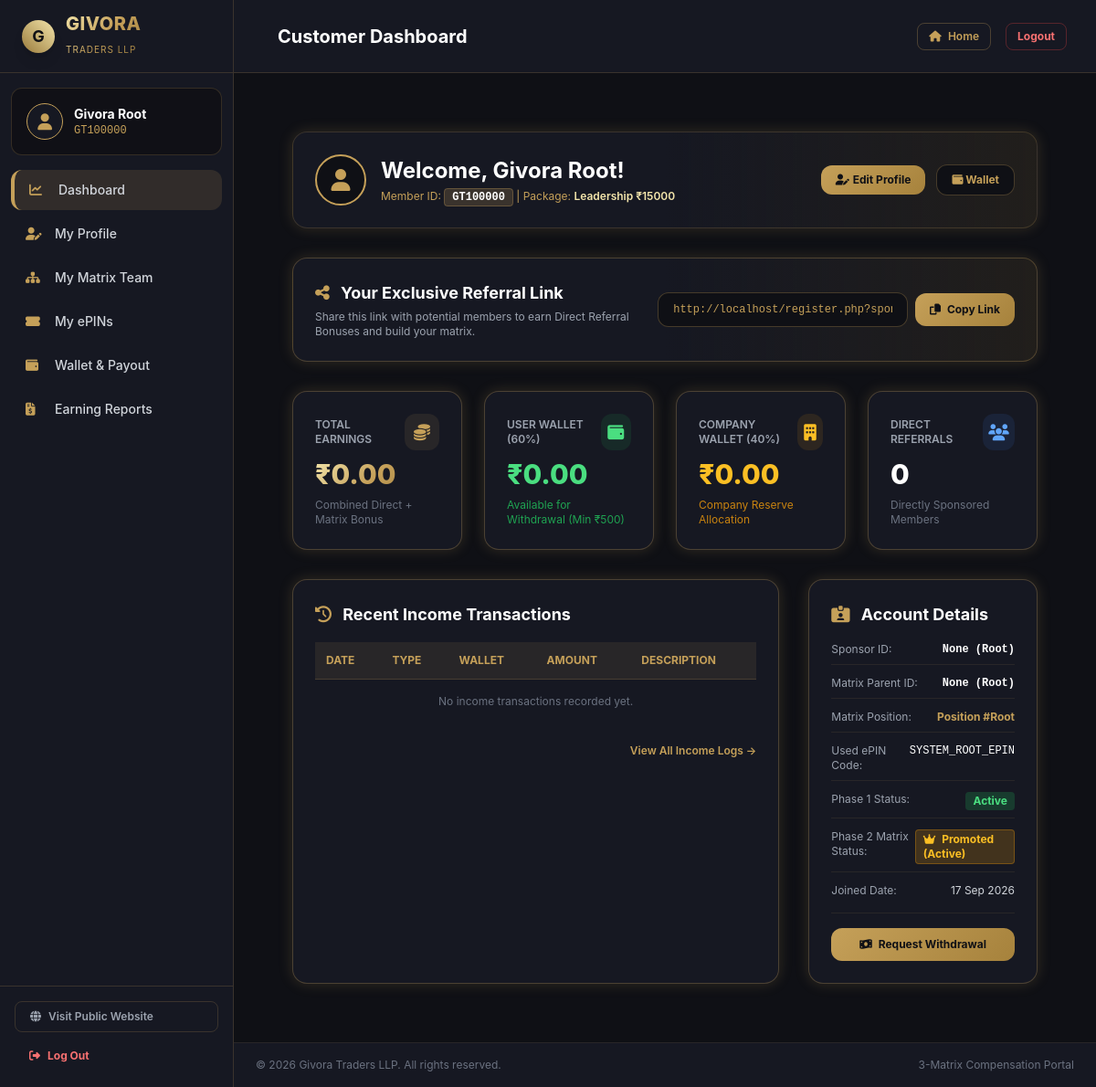
/customer/dashboard.php (signed in), run on an earlier commit of the app's database.
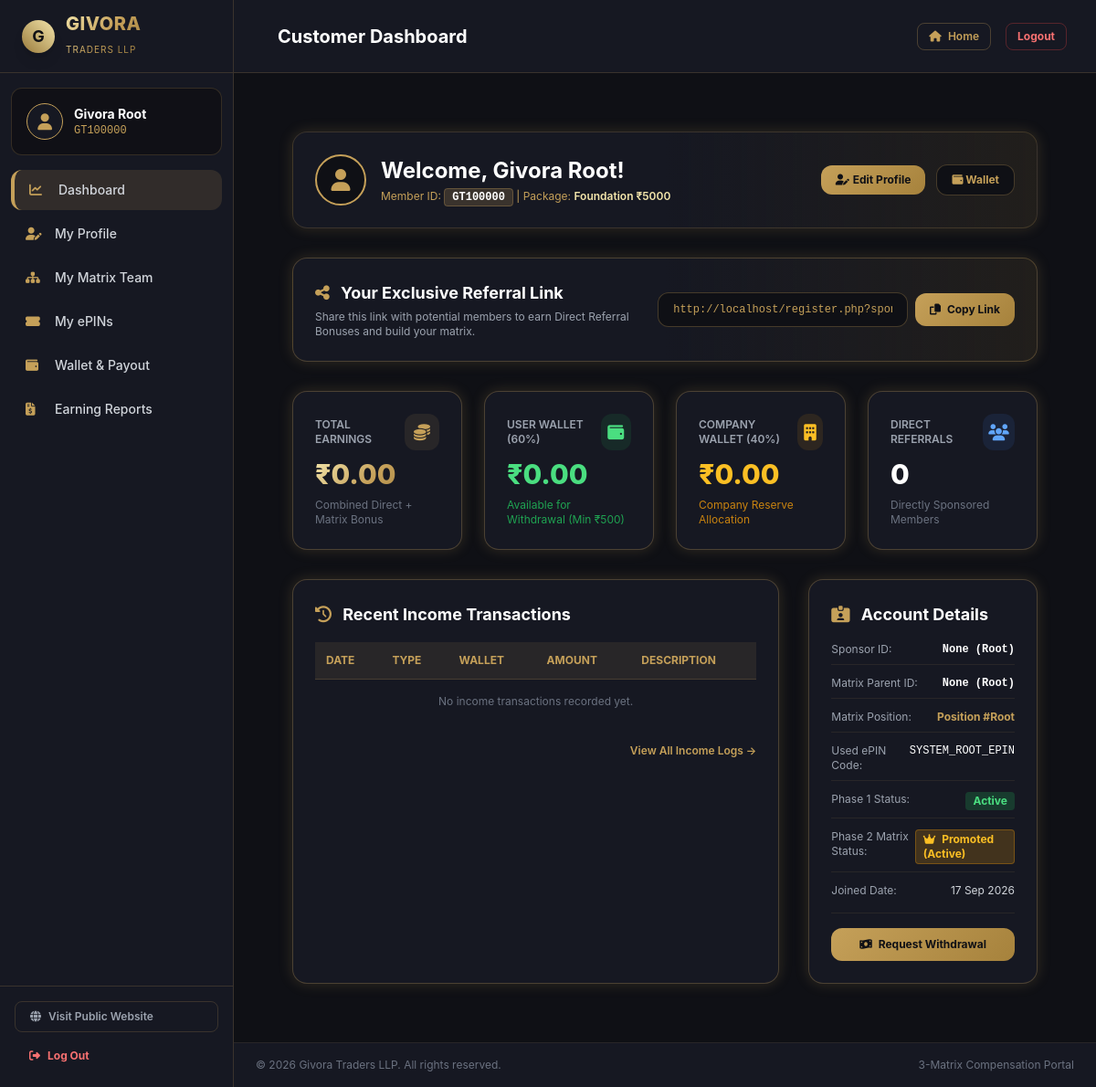
And on a later commit of the database.
### tables this page shows
CREATE TABLE IF NOT EXISTS members (
    id INT AUTO_INCREMENT PRIMARY KEY,
    member_id VARCHAR(20) NOT NULL UNIQUE,
    sponsor_id VARCHAR(20) DEFAULT NULL,
    placement_parent_id VARCHAR(20) DEFAULT NULL,
    matrix_position INT DEFAULT NULL,
    name VARCHAR(100) NOT NULL,
    email VARCHAR(100) NOT NULL,
    phone VARCHAR(20) NOT NULL,
    password VARCHAR(255) NOT NULL,
    used_epin VARCHAR(50) NOT NULL,
    package_type ENUM('Foundation_5000', 'Leadership_15000') NOT NULL,
    profile_image VARCHAR(255) DEFAULT NULL,
    status ENUM('Active', 'Inactive') NOT NULL DEFAULT 'Active',
    p2_status ENUM('Inactive', 'Active') NOT NULL DEFAULT 'Inactive',
    p2_placement_parent_id VARCHAR(20) DEFAULT NULL,
    p2_matrix_position INT DEFAULT NULL,
    p2_created_at TIMESTAMP NULL DEFAULT NULL,
    created_at TIMESTAMP DEFAULT CURRENT_TIMESTAMP,
    INDEX idx_sponsor (sponsor_id),
    INDEX idx_parent (placement_parent_id),
    INDEX idx_p2_parent (p2_placement_parent_id)
);

### includes/functions.php (called while the page is built, shortened)
<?php
function getBaseUrl() {
    $protocol = isset($_SERVER['HTTPS']) && $_SERVER['HTTPS'] === 'on' ? 'https' : 'http';
    $host = $_SERVER['HTTP_HOST'] ?? 'localhost';
    return $protocol . '://' . $host;
}
function getLoggedInMember() {
    $pdo = getDBConnection();
    $stmt = $pdo->prepare("SELECT * FROM members WHERE member_id = ?");
    $stmt->execute([$_SESSION['member_id']]);
    return $stmt->fetch();
}

### customer/dashboard.php (the view, shortened to what the changed rows need)
<?php
require_once __DIR__ . '/../includes/functions.php';
$member = getLoggedInMember();
$page_title = "Customer Dashboard";
require_once __DIR__ . '/../includes/header.php';
$referral_url = getBaseUrl() . "/register.php?sponsor=" . urlencode($member['member_id']);
?>
<div class="py-8 max-w-7xl mx-auto px-4 sm:px-6 lg:px-8">
    <div class="bg-gradient-to-r from-darkcard via-darkcard to-gold/10 border border-gold/20 rounded-2xl p-6 mb-8 flex flex-col sm:flex-row items-center justify-between gap-4 gold-border-glow">
        <div class="flex items-center space-x-4">
            <div>
                <h1 class="text-2xl font-bold text-white">Welcome, <?php echo htmlspecialchars($member['name']); ?>!</h1>
                <p class="text-xs text-gold mt-1">
                    Member ID: <span class="font-mono text-white font-bold bg-gold/20 px-2 py-0.5 rounded border border-gold/30"><?php echo htmlspecialchars($member['member_id']); ?></span> |
                    Package: <span class="font-semibold text-goldlight"><?php echo str_replace('_', ' ₹', $member['package_type']); ?></span>
                </p>
            </div>
        </div>
    </div>
    <div class="bg-gradient-to-r from-darkcard via-darkcard to-gold/10 p-6 rounded-2xl gold-border-glow mb-8">
        <div class="flex flex-col md:flex-row items-center justify-between gap-4">
            <div class="flex items-center w-full md:w-auto space-x-2">
                <input type="text" id="refLink" readonly value="<?php echo htmlspecialchars($referral_url); ?>" class="bg-darkbg border border-gold/30 rounded-xl px-4 py-2.5 text-xs text-gold font-mono w-full md:w-80 focus:outline-none">
                <button onclick="copyRefLink()" class="btn-gold px-4 py-2.5 rounded-xl font-bold text-xs flex-shrink-0">
                    <i class="fas fa-copy mr-1"></i> Copy Link
                </button>
            </div>
        </div>
    </div>
    <div class="grid grid-cols-1 lg:grid-cols-3 gap-8">
        <div class="lg:col-span-2 bg-darkcard p-6 rounded-2xl gold-border-glow">
            <div class="overflow-x-auto">
                <table class="w-full text-left text-xs text-gray-300">
                    <thead class="bg-gold/10 text-gold uppercase border-b border-gold/20">
                        <tr>
                            <th class="p-3">Date</th>
                            <th class="p-3">Type</th>
                            <th class="p-3">Wallet</th>
                            <th class="p-3">Amount</th>
                            <th class="p-3">Description</th>
                        </tr>
                    </thead>
                </table>
            </div>
        </div>
        <div class="bg-darkcard p-6 rounded-2xl gold-border-glow space-y-4">
            <div class="space-y-3 text-xs">
                <div class="flex justify-between border-b border-gold/10 pb-2">
                    <span class="text-gray-400">Sponsor ID:</span>
                    <span class="text-white font-bold font-mono"><?php echo htmlspecialchars($member['sponsor_id'] ?: 'None (Root)'); ?></span>
                </div>
                <div class="flex justify-between border-b border-gold/10 pb-2">
                    <span class="text-gray-400">Matrix Parent ID:</span>
                    <span class="text-white font-bold font-mono"><?php echo htmlspecialchars($member['placement_parent_id'] ?: 'None (Root)'); ?></span>
                </div>
                <div class="flex justify-between border-b border-gold/10 pb-2">
                    <span class="text-gray-400">Matrix Position:</span>
                    <span class="text-gold font-bold">Position #<?php echo htmlspecialchars($member['matrix_position'] ?: 'Root'); ?></span>
                </div>
                <div class="flex justify-between border-b border-gold/10 pb-2">
                    <span class="text-gray-400">Used ePIN Code:</span>
                    <span class="text-white font-mono"><?php echo htmlspecialchars($member['used_epin']); ?></span>
                </div>
                <div class="flex justify-between">
                    <span class="text-gray-400">Joined Date:</span>
                    <span class="text-gray-300"><?php echo date('d M Y', strtotime($member['created_at'])); ?></span>
                </div>
            </div>
        </div>
    </div>
</div>
<?php require_once __DIR__ . '/../includes/footer.php'; ?>

### includes/header.php (shortened to what the changed rows need)
<?php
$is_member = isset($_SESSION['member_id']);
$logged_member = null;
if ($is_member) {
    require_once __DIR__ . '/functions.php';
    $logged_member = getLoggedInMember();
}
$script_uri = $_SERVER['REQUEST_URI'] ?? '';
$is_customer_section = (strpos($script_uri, '/customer/') !== false);
$is_admin_section = (strpos($script_uri, '/admin/') !== false);
$is_sidebar_layout = $is_customer_section || $is_admin_section;
?>
<!DOCTYPE html>
<html lang="en" class="dark">
<head>
    <script src="https://cdn.tailwindcss.com"></script>
    <link rel="stylesheet" href="https://cdnjs.cloudflare.com/ajax/libs/font-awesome/6.4.0/css/all.min.css">
</head>
<body class="min-h-screen flex flex-col justify-between">
<?php if ($is_sidebar_layout): ?>
    <div class="min-h-screen flex flex-col md:flex-row bg-darkbg w-full">
        <aside id="sidebar-menu" class="fixed md:static inset-y-0 left-0 w-64 bg-darkcard border-r border-gold/20 flex flex-col justify-between z-50 transform -translate-x-full md:translate-x-0 transition-transform duration-300 ease-in-out flex-shrink-0">
            <div>
                <div class="p-4 mx-3 my-4 rounded-xl bg-darkbg/80 border border-gold/20 flex items-center space-x-3">
                    <?php if ($is_customer_section && $logged_member): ?>
                        <div class="w-10 h-10 rounded-full border border-gold bg-darkcard flex items-center justify-center text-gold text-lg font-bold flex-shrink-0 overflow-hidden">
                            <?php if (!empty($logged_member['profile_image'])): ?>
                                <img src="<?php echo htmlspecialchars($logged_member['profile_image']); ?>" class="w-full h-full object-cover">
                            <?php else: ?>
                                <i class="fas fa-user"></i>
                            <?php endif; ?>
                        </div>
                        <div class="overflow-hidden">
                            <div class="text-sm font-bold text-white truncate"><?php echo htmlspecialchars($logged_member['name']); ?></div>
                            <div class="text-xs text-gold font-mono truncate"><?php echo htmlspecialchars($logged_member['member_id']); ?></div>
                        </div>
                    <?php endif; ?>
                </div>
            </div>
        </aside>
        <div class="flex-1 flex flex-col min-w-0">
            <header class="h-20 bg-darkcard border-b border-gold/20 px-4 sm:px-8 flex items-center justify-between sticky top-0 z-30">
                <div class="flex items-center space-x-4">
                    <h2 class="text-lg sm:text-xl font-bold text-white truncate">
                        <?php echo isset($page_title) ? $page_title : "Portal Overview"; ?>
                    </h2>
                </div>
            </header>
            <main class="flex-grow p-4 sm:p-8">
<?php endif; ?>

What changed in the data, as far as the page shows it:
changed members "Givora Root": package_type "Leadership ₹15000" → "Foundation ₹5000"
